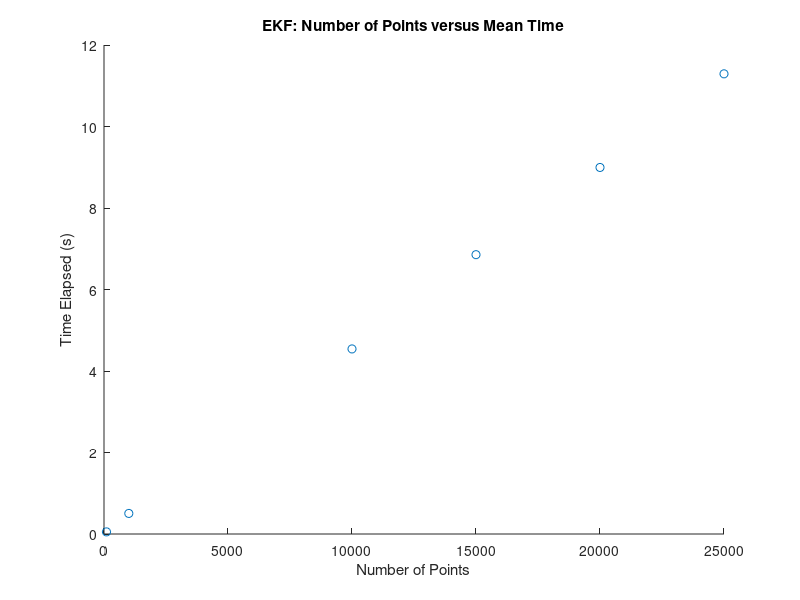
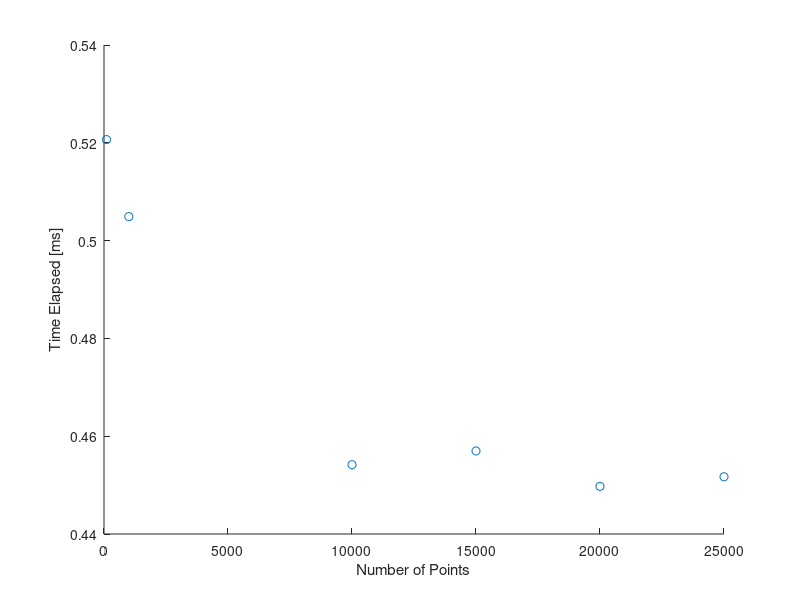
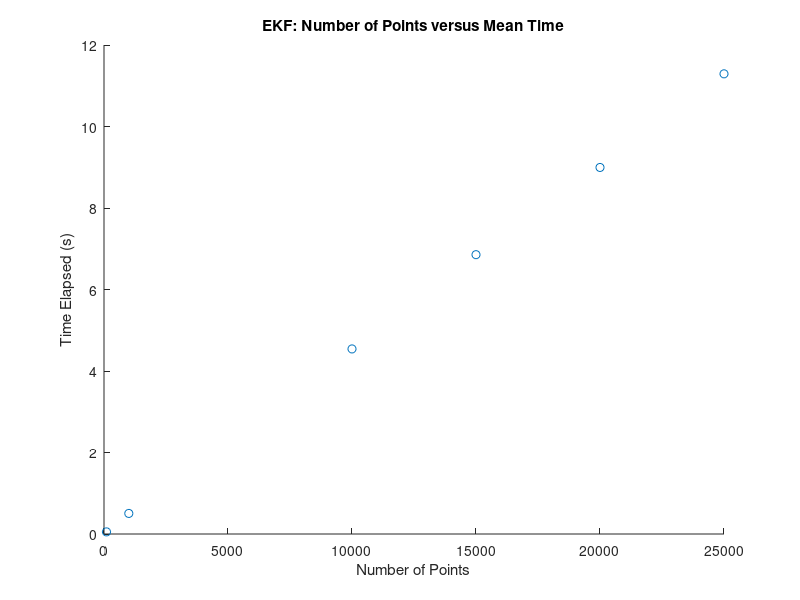
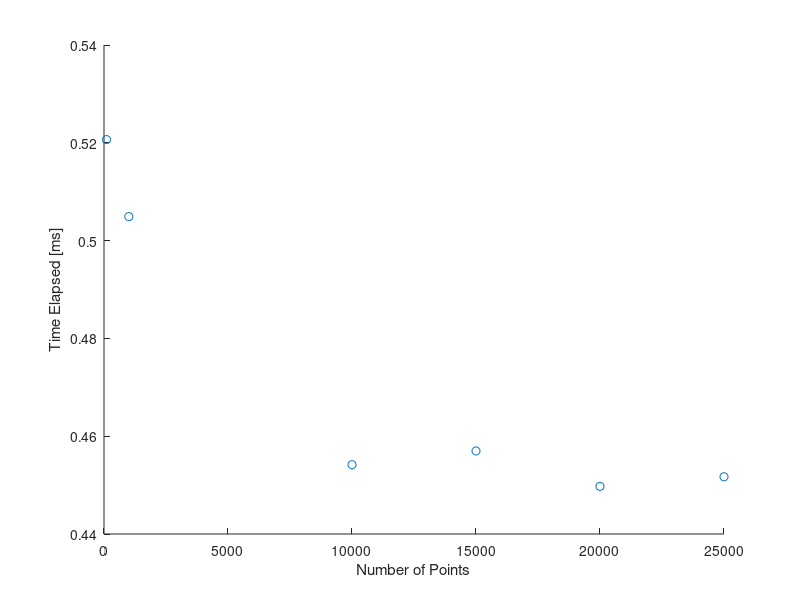

MATLAB code for these plots, in order:
%% EKF
close all;
num_points_vec = [100, 1000, 10000, 15000, 20000, 25000];
time_elapsed =   [  0.055543, 0.546664, 4.619367, 6.915015, 9.091876, 11.214172;
                    0.050048, 0.464550, 4.456990, 6.849361, 8.968956, 11.337758;
                    0.050605, 0.503496, 4.548662, 6.799907, 8.923555, 11.326292 ];
mean_time_vec = mean(time_elapsed)
figure()
scatter(num_points_vec, mean_time_vec)
title('EKF: Number of Points versus Mean Time');
xlabel('Number of Points');
ylabel('Time Elapsed (s)');
saveas(gcf,'ekf_num_points_mean_time.png');
% Time for one point
figure();
title('EKF:Number of Points versus Time Elapsed for Each Point');
scatter(num_points_vec, mean_time_vec./num_points_vec/(10^(-3)))
xlabel('Number of Points');
ylabel('Time Elapsed [ms]');
saveas(gcf,'ekf_num_points_single_op_time.png');
average_time_per_point = mean(mean_time_vec./num_points_vec/(10^(-3)));
% UKF
clc; clear all;
close all;
num_points_vec = [100, 1000, 10000, 15000, 20000, 25000];
time_elapsed =   [  0.055543, 0.546664, 4.619367, 6.915015, 9.091876, 11.214172;
                    0.050048, 0.464550, 4.456990, 6.849361, 8.968956, 11.337758;
                    0.050605, 0.503496, 4.548662, 6.799907, 8.923555, 11.326292 ];
mean_time_vec = mean(time_elapsed)
figure()
scatter(num_points_vec, mean_time_vec)
title('EKF: Number of Points versus Mean Time');
xlabel('Number of Points');
ylabel('Time Elapsed (s)');
saveas(gcf,'ekf_num_points_mean_time.png');
% Time for one point
figure();
title('EKF:Number of Points versus Time Elapsed for Each Point');
scatter(num_points_vec, mean_time_vec./num_points_vec/(10^(-3)))
xlabel('Number of Points');
ylabel('Time Elapsed [ms]');
saveas(gcf,'ekf_num_points_single_op_time.png');
average_time_per_point = mean(mean_time_vec./num_points_vec/(10^(-3)));